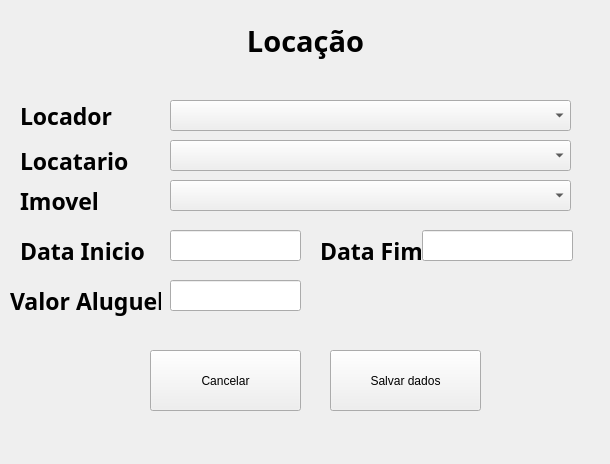
<?xml version="1.0" encoding="UTF-8"?>
<ui version="4.0">
 <class>Form_veiculo</class>
 <widget class="QWidget" name="Form_veiculo">
  <property name="geometry">
   <rect>
    <x>0</x>
    <y>0</y>
    <width>610</width>
    <height>464</height>
   </rect>
  </property>
  <property name="mouseTracking">
   <bool>false</bool>
  </property>
  <property name="tabletTracking">
   <bool>false</bool>
  </property>
  <property name="windowTitle">
   <string>Form</string>
  </property>
  <widget class="QLabel" name="label">
   <property name="geometry">
    <rect>
     <x>150</x>
     <y>10</y>
     <width>311</width>
     <height>61</height>
    </rect>
   </property>
   <property name="font">
    <font>
     <family>Ubuntu Condensed</family>
     <pointsize>22</pointsize>
     <weight>75</weight>
     <bold>true</bold>
    </font>
   </property>
   <property name="text">
    <string>Locação</string>
   </property>
   <property name="alignment">
    <set>Qt::AlignCenter</set>
   </property>
  </widget>
  <widget class="QLabel" name="label_2">
   <property name="geometry">
    <rect>
     <x>20</x>
     <y>100</y>
     <width>141</width>
     <height>31</height>
    </rect>
   </property>
   <property name="font">
    <font>
     <family>Ubuntu Mono</family>
     <pointsize>17</pointsize>
     <weight>75</weight>
     <italic>false</italic>
     <bold>true</bold>
    </font>
   </property>
   <property name="text">
    <string>Locador</string>
   </property>
  </widget>
  <widget class="QLabel" name="label_9">
   <property name="geometry">
    <rect>
     <x>20</x>
     <y>140</y>
     <width>111</width>
     <height>41</height>
    </rect>
   </property>
   <property name="font">
    <font>
     <family>Ubuntu Mono</family>
     <pointsize>17</pointsize>
     <weight>75</weight>
     <bold>true</bold>
    </font>
   </property>
   <property name="text">
    <string>Locatario</string>
   </property>
   <property name="textFormat">
    <enum>Qt::AutoText</enum>
   </property>
   <property name="wordWrap">
    <bool>false</bool>
   </property>
  </widget>
  <widget class="QPushButton" name="salvar_locacao">
   <property name="geometry">
    <rect>
     <x>330</x>
     <y>350</y>
     <width>151</width>
     <height>61</height>
    </rect>
   </property>
   <property name="text">
    <string>Salvar dados</string>
   </property>
  </widget>
  <widget class="QPushButton" name="cancel">
   <property name="geometry">
    <rect>
     <x>150</x>
     <y>350</y>
     <width>151</width>
     <height>61</height>
    </rect>
   </property>
   <property name="text">
    <string>Cancelar</string>
   </property>
  </widget>
  <widget class="QComboBox" name="combo_locador">
   <property name="geometry">
    <rect>
     <x>170</x>
     <y>100</y>
     <width>401</width>
     <height>31</height>
    </rect>
   </property>
  </widget>
  <widget class="QLabel" name="label_10">
   <property name="geometry">
    <rect>
     <x>20</x>
     <y>180</y>
     <width>81</width>
     <height>41</height>
    </rect>
   </property>
   <property name="font">
    <font>
     <family>Ubuntu Mono</family>
     <pointsize>17</pointsize>
     <weight>75</weight>
     <bold>true</bold>
    </font>
   </property>
   <property name="text">
    <string>Imovel</string>
   </property>
   <property name="textFormat">
    <enum>Qt::AutoText</enum>
   </property>
   <property name="wordWrap">
    <bool>false</bool>
   </property>
  </widget>
  <widget class="QComboBox" name="combo_locatario">
   <property name="geometry">
    <rect>
     <x>170</x>
     <y>140</y>
     <width>401</width>
     <height>31</height>
    </rect>
   </property>
  </widget>
  <widget class="QComboBox" name="combo_imovel">
   <property name="geometry">
    <rect>
     <x>170</x>
     <y>180</y>
     <width>401</width>
     <height>31</height>
    </rect>
   </property>
  </widget>
  <widget class="QLineEdit" name="line_dt_inicio">
   <property name="geometry">
    <rect>
     <x>170</x>
     <y>230</y>
     <width>131</width>
     <height>31</height>
    </rect>
   </property>
  </widget>
  <widget class="QLineEdit" name="line_dt_fim">
   <property name="geometry">
    <rect>
     <x>422</x>
     <y>230</y>
     <width>151</width>
     <height>31</height>
    </rect>
   </property>
  </widget>
  <widget class="QLabel" name="label_11">
   <property name="geometry">
    <rect>
     <x>20</x>
     <y>230</y>
     <width>131</width>
     <height>41</height>
    </rect>
   </property>
   <property name="font">
    <font>
     <family>Ubuntu Mono</family>
     <pointsize>17</pointsize>
     <weight>75</weight>
     <bold>true</bold>
    </font>
   </property>
   <property name="text">
    <string>Data Inicio</string>
   </property>
   <property name="textFormat">
    <enum>Qt::AutoText</enum>
   </property>
   <property name="wordWrap">
    <bool>false</bool>
   </property>
  </widget>
  <widget class="QLabel" name="label_12">
   <property name="geometry">
    <rect>
     <x>320</x>
     <y>230</y>
     <width>101</width>
     <height>41</height>
    </rect>
   </property>
   <property name="font">
    <font>
     <family>Ubuntu Mono</family>
     <pointsize>17</pointsize>
     <weight>75</weight>
     <bold>true</bold>
    </font>
   </property>
   <property name="text">
    <string>Data Fim</string>
   </property>
   <property name="textFormat">
    <enum>Qt::AutoText</enum>
   </property>
   <property name="wordWrap">
    <bool>false</bool>
   </property>
  </widget>
  <widget class="QLineEdit" name="line_aluguel">
   <property name="geometry">
    <rect>
     <x>170</x>
     <y>280</y>
     <width>131</width>
     <height>31</height>
    </rect>
   </property>
  </widget>
  <widget class="QLabel" name="label_13">
   <property name="geometry">
    <rect>
     <x>10</x>
     <y>280</y>
     <width>151</width>
     <height>41</height>
    </rect>
   </property>
   <property name="font">
    <font>
     <family>Ubuntu Mono</family>
     <pointsize>17</pointsize>
     <weight>75</weight>
     <bold>true</bold>
    </font>
   </property>
   <property name="text">
    <string>Valor Aluguel</string>
   </property>
   <property name="textFormat">
    <enum>Qt::AutoText</enum>
   </property>
   <property name="wordWrap">
    <bool>false</bool>
   </property>
  </widget>
 </widget>
 <resources/>
 <connections/>
</ui>
